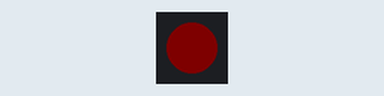
This sketch was run on a simulated Arduino Uno, built with avr-gcc and run on an emulated ATmega328P. Parts: 1 RGB LEDs in strip order, left to right. Dim RGB values are drawn brighter than linear.

Above: at 0.1 s.
At 60.1 s:
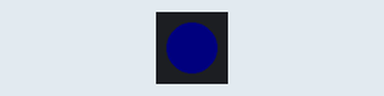
Timing chart, 0 to 61.6 s (numbered marks = the images above):
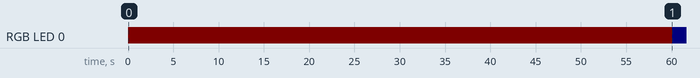

Measured:
- by itself, RGB LED 0: off → RGB(4, 0, 0) at 0.00 s, → RGB(0, 0, 4) 60.1 s later

The sketch:

control_beacon_test.ino
```cpp
#include <Arduino.h>
#include <avr/io.h>

#include <Adafruit_NeoPixel.h>

#define RGB_PIN PB2
#define NUM_PIXELS 1

Adafruit_NeoPixel strip(NUM_PIXELS, RGB_PIN, NEO_GRB + NEO_KHZ800);


// ----------- CONFIG -----------

#define CODE_TURN_ON   0xA5
#define CODE_TURN_OFF  0x5A

#define BURST_DURATION_MS  60000UL        // 60 seconds
#define QUIET_DURATION_MS  (6UL * 60000UL)
#define CYCLE_DURATION_MS  ((BURST_DURATION_MS + QUIET_DURATION_MS) * 2UL)

#define START_WITH_TURN_OFF 1

#define FRAME_SPACING_MS  25

#define IR_TX PB1


// ----------- IR LOW-LEVEL -----------

void emit_pulse(uint16_t cycles) {
  for (uint16_t i = 0; i < cycles; i++) {
    PORTB |= (1 << IR_TX);
    delayMicroseconds(15);
    PORTB &= ~(1 << IR_TX);
    delayMicroseconds(15);
  }
}

static inline void mark_us(uint16_t us) {
  uint16_t cycles = us / 30;
  if (cycles < 1) cycles = 1;
  emit_pulse(cycles);
}

static inline void space_us(uint16_t us) {
  PORTB &= ~(1 << IR_TX);
  delayMicroseconds(us);
}


// ----------- FRAME FORMAT -----------

void send_code(uint8_t v) {

  uint8_t inv = ~v;

  // START
  mark_us(6000);
  space_us(3000);

  // First byte
  for (int8_t i = 7; i >= 0; i--) {
    if (v & (1 << i)) {
      mark_us(2000);
      space_us(2000);
    } else {
      mark_us(1000);
      space_us(3000);
    }
  }

  // Second byte (inverted)
  for (int8_t i = 7; i >= 0; i--) {
    if (inv & (1 << i)) {
      mark_us(2000);
      space_us(2000);
    } else {
      mark_us(1000);
      space_us(3000);
    }
  }

  space_us(6000);
}


// ----------- MAIN -----------

int main(void) {

  init();

  strip.begin();
  strip.setBrightness(20);   // dim (0–255)
  strip.clear();
  strip.show();


  DDRB |= (1 << IR_TX);
  PORTB &= ~(1 << IR_TX);

  uint32_t cycle_start = millis();

  while (1) {

    uint32_t now = millis();

    uint32_t cycle_elapsed = now - cycle_start;
    if (cycle_elapsed >= CYCLE_DURATION_MS) {
      cycle_start = now;
      cycle_elapsed = 0;
    }

    bool first_burst =
      cycle_elapsed < BURST_DURATION_MS;

    bool second_burst =
      cycle_elapsed >= (BURST_DURATION_MS + QUIET_DURATION_MS) &&
      cycle_elapsed <  (BURST_DURATION_MS + QUIET_DURATION_MS + BURST_DURATION_MS);

    bool emit_off =
#if START_WITH_TURN_OFF
      first_burst;
#else
      second_burst;
#endif

    bool emit_on =
#if START_WITH_TURN_OFF
      second_burst;
#else
      first_burst;
#endif

    bool in_flood_window = emit_on || emit_off;
    uint8_t current_code = emit_on ? CODE_TURN_ON : CODE_TURN_OFF;

    // ---------- RGB STATUS INDICATOR ----------
    if (in_flood_window) {
        if (emit_on) {
            // Emitting TURN_ON
            strip.setPixelColor(0, strip.Color(0, 50, 0));   // dim green
        } else {
            // Emitting TURN_OFF
            strip.setPixelColor(0, strip.Color(50, 0, 0));   // dim red
        }
    } else {
        // Quiet
        strip.setPixelColor(0, strip.Color(0, 0, 50));       // dim blue
    }

    strip.show();


    // ---------- Are we inside flood window? ----------
    if (in_flood_window) {

        send_code(current_code);
        delay(FRAME_SPACING_MS);
    }
    else {
        // quiet period
        delay(200);
    }
  }

  return 0;
}
```
